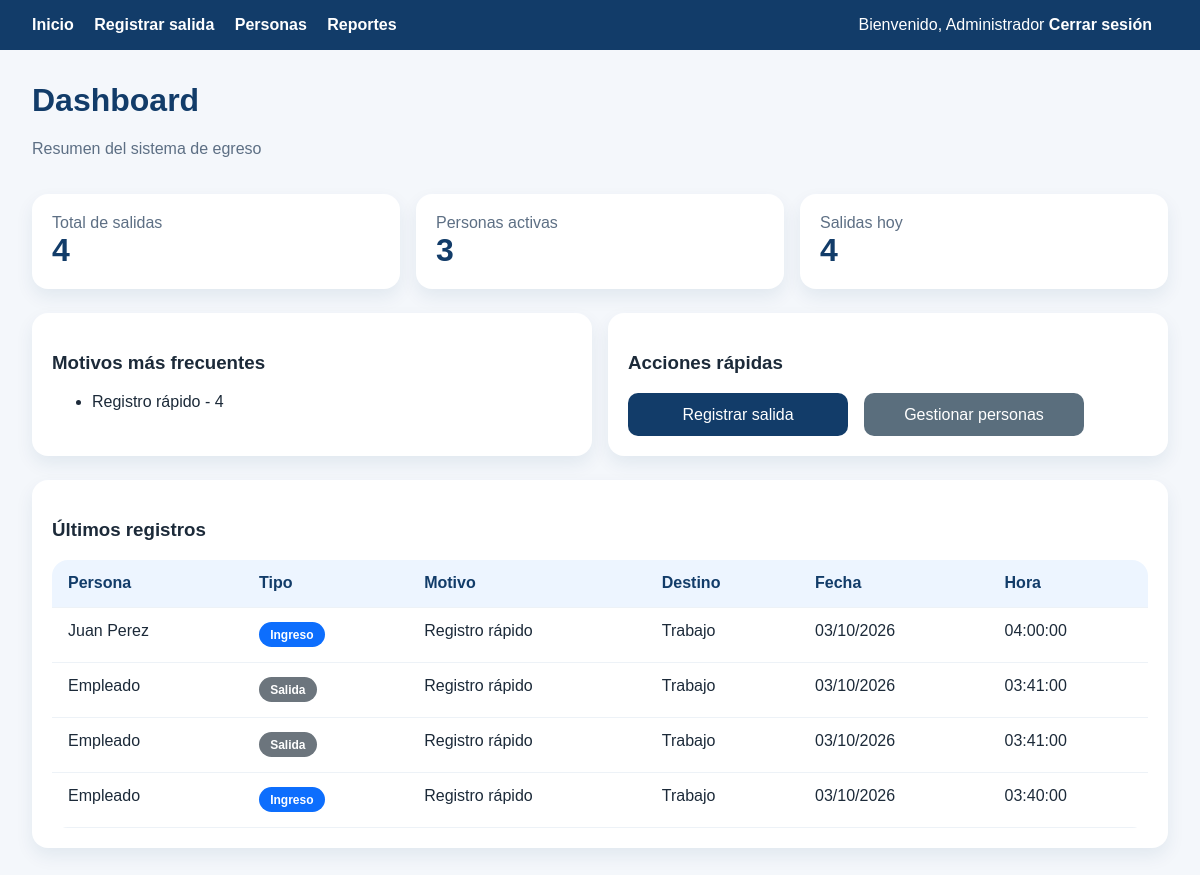
/dashboard.php (signed in), run on the app's committed database.
### tables this page shows
CREATE TABLE `users` (
  `id` int(11) NOT NULL,
  `username` varchar(100) NOT NULL,
  `password_hash` varchar(255) NOT NULL,
  `nombre` varchar(150) NOT NULL,
  `rol` varchar(50) NOT NULL DEFAULT 'admin',
  `created_at` timestamp NOT NULL DEFAULT current_timestamp()
);

CREATE TABLE `registros` (
  `id` int(11) NOT NULL,
  `persona_id` int(11) NOT NULL,
  `tipo` varchar(100) NOT NULL,
  `motivo` varchar(255) NOT NULL,
  `destino` varchar(255) NOT NULL,
  `fecha_salida` date NOT NULL,
  `hora_salida` time NOT NULL,
  `observaciones` text DEFAULT NULL,
  `usuario_id` int(11) NOT NULL,
  `created_at` timestamp NOT NULL DEFAULT current_timestamp()
);

CREATE TABLE `personas` (
  `id` int(11) NOT NULL,
  `nombre` varchar(150) NOT NULL,
  `cargo` varchar(150) NOT NULL,
  `departamento` varchar(150) NOT NULL,
  `documento` varchar(50) NOT NULL,
  `activo` tinyint(1) NOT NULL DEFAULT 1,
  `created_at` timestamp NOT NULL DEFAULT current_timestamp()
);

### includes/auth.php (called while the page is built, shortened)
<?php
require_once __DIR__ . '/db.php';
require_once __DIR__ . '/functions.php';
function currentUser(): ?array
{
    $pdo = getDbConnection();
    $stmt = $pdo->prepare('SELECT * FROM users WHERE id = :id');
    $stmt->execute([':id' => $_SESSION['user_id']]);
    $user = $stmt->fetch();
    return $user ?: null;
}

### includes/db.php (called while the page is built, shortened)
<?php
function getDbConnection(): PDO
{
    static $pdo = null;
    if ($pdo instanceof PDO) {
        return $pdo;
    }
    $host = 'localhost';
    $db = 'registro_egreso';
    $user = 'root';
    $pass = '';
    $charset = 'utf8mb4';
    $dsn = "mysql:host={$host};dbname={$db};charset={$charset}";
    $options = [
        PDO::ATTR_ERRMODE => PDO::ERRMODE_EXCEPTION,
        PDO::ATTR_DEFAULT_FETCH_MODE => PDO::FETCH_ASSOC,
        PDO::ATTR_EMULATE_PREPARES => false,
    ];
    try {
        $pdo = new PDO($dsn, $user, $pass, $options);
    } catch (PDOException $e) {
        die('Error de conexión MySQL: ' . $e->getMessage());
    }
    $pdo->exec("
        CREATE TABLE IF NOT EXISTS users (
            id INT AUTO_INCREMENT PRIMARY KEY,
            username VARCHAR(100) NOT NULL UNIQUE,
            password_hash VARCHAR(255) NOT NULL,
            nombre VARCHAR(150) NOT NULL,
            rol VARCHAR(50) NOT NULL DEFAULT 'admin',
            created_at TIMESTAMP DEFAULT CURRENT_TIMESTAMP
        )
    ");
    $pdo->exec("
        CREATE TABLE IF NOT EXISTS personas (
            id INT AUTO_INCREMENT PRIMARY KEY,
            nombre VARCHAR(150) NOT NULL,
            cargo VARCHAR(150) NOT NULL,
            departamento VARCHAR(150) NOT NULL,
            documento VARCHAR(50) NOT NULL UNIQUE,
            activo TINYINT(1) NOT NULL DEFAULT 1,
            created_at TIMESTAMP DEFAULT CURRENT_TIMESTAMP
        )
    ");
    $pdo->exec("
        CREATE TABLE IF NOT EXISTS registros (
            id INT AUTO_INCREMENT PRIMARY KEY,
            persona_id INT NOT NULL,
            tipo VARCHAR(100) NOT NULL,
            motivo VARCHAR(255) NOT NULL,
            destino VARCHAR(255) NOT NULL,
            fecha_salida DATE NOT NULL,
            hora_salida TIME NOT NULL,
            observaciones TEXT DEFAULT NULL,
            usuario_id INT NOT NULL,
            created_at TIMESTAMP DEFAULT CURRENT_TIMESTAMP,
            FOREIGN KEY (persona_id) REFERENCES personas(id) ON DELETE CASCADE,
            FOREIGN KEY (usuario_id) REFERENCES users(id) ON DELETE CASCADE
        )
    ");
    return $pdo;
}
function getAllRegistros(): array
{
    $pdo = getDbConnection();
    $stmt = $pdo->query(
        'SELECT r.*, p.nombre AS persona_nombre, p.departamento, u.nombre AS usuario_nombre
         FROM registros r
         INNER JOIN personas p ON p.id = r.persona_id
         INNER JOIN users u ON u.id = r.usuario_id
         ORDER BY r.fecha_salida DESC, r.hora_salida DESC'
    );
    return $stmt->fetchAll();
}
function getDashboardStats(): array
{
    $pdo = getDbConnection();
    $totalSalidas = (int) $pdo->query('SELECT COUNT(*) FROM registros')->fetchColumn();
    $personasActivas = (int) $pdo->query('SELECT COUNT(*) FROM personas WHERE activo = 1')->fetchColumn();
    $salidasHoy = (int) $pdo->query('SELECT COUNT(*) FROM registros WHERE fecha_salida = CURDATE()')->fetchColumn();
    $motivos = $pdo->query(
        'SELECT motivo, COUNT(*) AS total FROM registros GROUP BY motivo ORDER BY total DESC LIMIT 5'
    )->fetchAll();
    return [
        'total_salidas' => $totalSalidas,
        'personas_activas' => $personasActivas,
        'salidas_hoy' => $salidasHoy,
        'motivos' => $motivos,
    ];
}

### includes/functions.php (called while the page is built, shortened)
<?php
function formatDate(string $date): string
{
    try {
        return date('d/m/Y', strtotime($date));
    } catch (Throwable $e) {
        return $date;
    }
}
function getStatusBadge(string $tipo): string
{
    $map = [
        'Ingreso' => 'primary',
        'Salida normal' => 'success',
        'Salida por permiso' => 'info',
        'Emergencia' => 'danger',
        'Visita' => 'warning',
        'Salida' => 'secondary',
    ];
    return $map[$tipo] ?? 'secondary';
}

### dashboard.php (the view, shortened to what this page needs)
<?php
require_once __DIR__ . '/includes/auth.php';
require_once __DIR__ . '/includes/functions.php';
$stats = getDashboardStats();
$registros = getAllRegistros();
$user = currentUser();
?>
<!DOCTYPE html>
<html lang="es">
<head>
    <link rel="stylesheet" href="assets/css/style.css">
</head>
<body>
    <nav class="navbar">
        <div>
            <a href="dashboard.php">Inicio</a>
            <a href="registrar_salida.php">Registrar salida</a>
            <a href="personas.php">Personas</a>
            <a href="reportes.php">Reportes</a>
        </div>
        <div>
            <span>Bienvenido, <?php echo htmlspecialchars($user['nombre'] ?? 'Usuario'); ?></span>
            <a href="logout.php">Cerrar sesión</a>
        </div>
    </nav>
    <div class="container">
        <div class="page-header">
            <div>
                <h1 class="page-title">Dashboard</h1>
                <p class="muted">Resumen del sistema de egreso</p>
            </div>
        </div>
        <div class="grid grid-3">
            <div class="card">
                <div class="stat">
                    <div>
                        <div class="muted">Total de salidas</div>
                        <div class="stat-number"><?php echo $stats['total_salidas']; ?></div>
                    </div>
                </div>
            </div>
            <div class="card">
                <div class="stat">
                    <div>
                        <div class="muted">Personas activas</div>
                        <div class="stat-number"><?php echo $stats['personas_activas']; ?></div>
                    </div>
                </div>
            </div>
            <div class="card">
                <div class="stat">
                    <div>
                        <div class="muted">Salidas hoy</div>
                        <div class="stat-number"><?php echo $stats['salidas_hoy']; ?></div>
                    </div>
                </div>
            </div>
        </div>
        <div class="row two-col" style="margin-top:1.5rem;">
            <div class="card">
                <h3>Motivos más frecuentes</h3>
                <?php if (empty($stats['motivos'])): ?>
                    <p class="muted">Todavía no hay registros.</p>
                <?php else: ?>
                    <ul>
                        <?php foreach ($stats['motivos'] as $motivo): ?>
                            <li><?php echo htmlspecialchars($motivo['motivo']); ?> - <?php echo (int) $motivo['total']; ?></li>
                        <?php endforeach; ?>
                    </ul>
                <?php endif; ?>
            </div>
            <div class="card">
                <h3>Acciones rápidas</h3>
                <div class="row">
                    <a href="registrar_salida.php" class="btn btn-primary" style="display:inline-block; text-decoration:none; padding:0.8rem 1rem; background:#123c69; color:#fff; border-radius:10px;">Registrar salida</a>
                    <a href="personas.php" class="btn btn-secondary" style="display:inline-block; text-decoration:none; padding:0.8rem 1rem; background:#5a6e7d; color:#fff; border-radius:10px;">Gestionar personas</a>
                </div>
            </div>
        </div>
        <div class="card" style="margin-top:1.5rem;">
            <h3>Últimos registros</h3>
            <div class="table-wrap">
                <table>
                    <thead>
                        <tr>
                            <th>Persona</th>
                            <th>Tipo</th>
                            <th>Motivo</th>
                            <th>Destino</th>
                            <th>Fecha</th>
                            <th>Hora</th>
                        </tr>
                    </thead>
                    <tbody>
                        <?php if (empty($registros)): ?>
                            <tr>
                                <td colspan="6">No hay registros en el sistema.</td>
                            </tr>
                        <?php else: ?>
                            <?php foreach ($registros as $registro): ?>
                                <tr>
                                    <td><?php echo htmlspecialchars($registro['persona_nombre']); ?></td>
                                    <td><span class="badge badge-<?php echo getStatusBadge($registro['tipo']); ?>"><?php echo htmlspecialchars($registro['tipo']); ?></span></td>
                                    <td><?php echo htmlspecialchars($registro['motivo']); ?></td>
                                    <td><?php echo htmlspecialchars($registro['destino']); ?></td>
                                    <td><?php echo formatDate($registro['fecha_salida']); ?></td>
                                    <td><?php echo htmlspecialchars($registro['hora_salida']); ?></td>
                                </tr>
                            <?php endforeach; ?>
                        <?php endif; ?>
                    </tbody>
                </table>
            </div>
        </div>
    </div>
</body>
</html>

### assets/css/style.css (style rules this page uses)
* { box-sizing: border-box; }
body { margin: 0; font-family: Arial, sans-serif; background: #f4f7fb; color: #1c2a39; }
.navbar { background: #123c69; color: #fff; padding: 1rem 2rem; display: flex; justify-content: space-between; align-items: center; }
.navbar a { color: #fff; text-decoration: none; margin-right: 1rem; font-weight: bold; }
.login-card h1, .page-title { margin-top: 0; color: #123c69; }
.btn { display: inline-block; width: auto; min-width: 220px; padding: 1rem 1.5rem; border-radius: 12px; text-decoration: none; text-align: center; font-size: 1rem; }
.btn-secondary { background: #5a6e7d; }
.container { max-width: 1200px; margin: 0 auto; padding: 2rem; }
.grid { display: grid; gap: 1rem; }
.grid-3 { grid-template-columns: repeat(auto-fit, minmax(220px, 1fr)); }
.card { background: #fff; border-radius: 16px; padding: 1.25rem; box-shadow: 0 8px 18px rgba(18,60,105,0.08); }
.stat { display: flex; justify-content: space-between; align-items: center; }
.stat-number { font-size: 2rem; font-weight: bold; color: #123c69; }
.table-wrap { overflow-x: auto; }
table { width: 100%; border-collapse: collapse; background: #fff; border-radius: 16px; overflow: hidden; }
th, td { padding: 0.9rem 1rem; text-align: left; border-bottom: 1px solid #edf2f7; vertical-align: top; }
th { background: #edf5ff; color: #123c69; }
.badge { display: inline-block; padding: 0.35rem 0.7rem; border-radius: 999px; font-size: 0.75rem; font-weight: bold; color: #fff; }
.badge-primary { background: #0d6efd; }
.badge-secondary { background: #6c757d; }
.row { display: flex; flex-wrap: wrap; gap: 1rem; }
.two-col > * { flex: 1 1 260px; }
.page-header { display: flex; justify-content: space-between; align-items: center; gap: 1rem; margin-bottom: 1.25rem; }
.muted { color: #5d6f84; }

### data on the page
users: nombre "Administrador"
registros: id "4", persona "3", persona.nombre "Juan Perez", tipo "Ingreso", motivo "Registro rápido", destino "Trabajo", fecha_salida "03/10/2026", hora_salida "04:00:00"
registros: persona.nombre "Empleado", tipo "Salida", motivo "Registro rápido", destino "Trabajo", fecha_salida "03/10/2026", hora_salida "03:41:00"
registros: persona.nombre "Empleado", tipo "Salida", motivo "Registro rápido", destino "Trabajo", fecha_salida "03/10/2026", hora_salida "03:41:00"
registros: persona.nombre "Empleado", tipo "Ingreso", motivo "Registro rápido", destino "Trabajo", fecha_salida "03/10/2026", hora_salida "03:40:00"

### other printed values
$motivo['motivo'] "Registro rápido"
$motivo['total'] "4"
